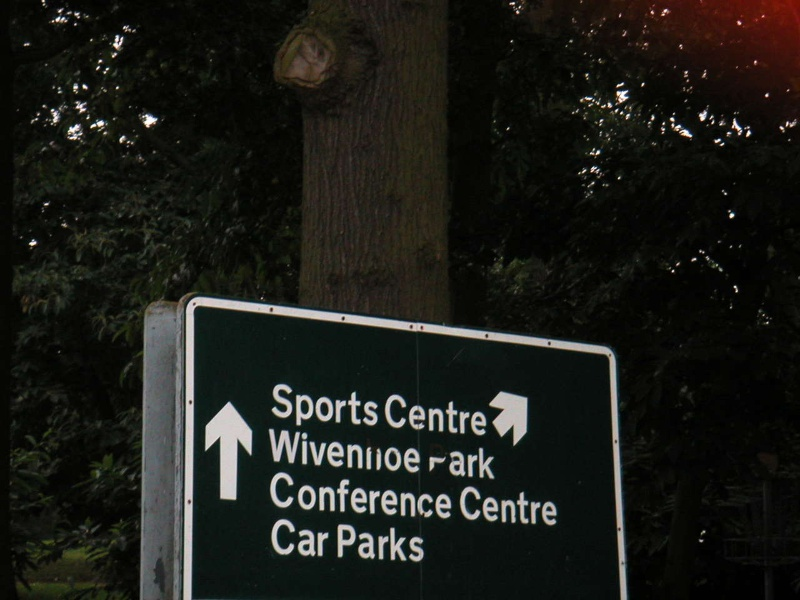
#> input picture data_resize/scenetext02.jpg, 800 x 600 px
$ python -i transformer.py   (imports and definitions only)   (Python 2 division)
#> lines starting #> are read from the running program, lines starting #| are printed output that depends on the picture; after the words box and inside, x2 and y2 are one past the last pixel; in counts of white or black regions, pixels touching at a corner belong together
import numpy as np
import cv2


# [81 lines left out: functions sliding_window, get_corner_manual, fast_features, get_corners, get_candidate_corners, not called in this run]


def get_corners_subpixel(filename):
#> called with filename = 'data_resize/scenetext02.jpg'
    img = cv2.imread(filename)
#> img is the input picture: shape (600, 800, 3); mean B, G, R 23.6, 28.4, 27.5
    gray = cv2.cvtColor(img, cv2.COLOR_BGR2GRAY)

    # find Harris corners
    gray = np.float32(gray)
    dst = cv2.cornerHarris(gray, 2, 3, 0.04)
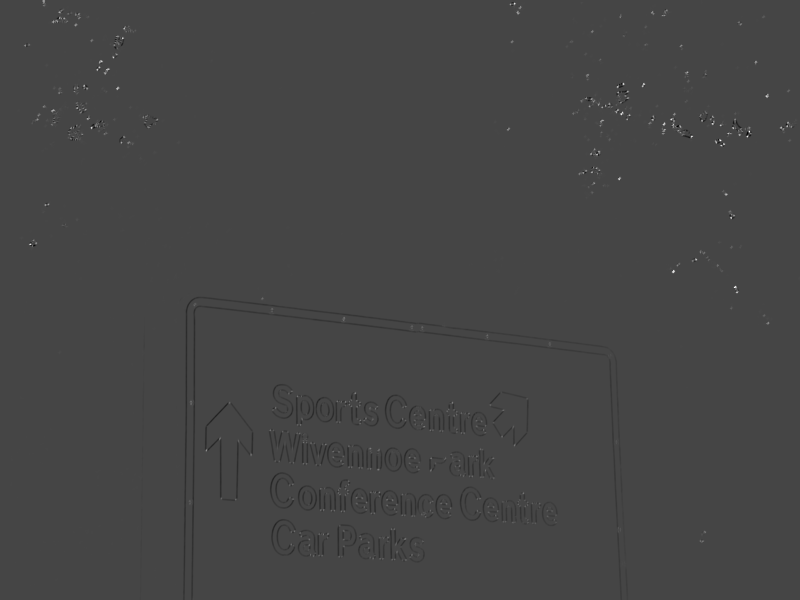
#> dst: shape (600, 800) float32; min -53634712, max 141921952, mean -131227.5; drawn with min black and max white
    dst = cv2.dilate(dst, None)
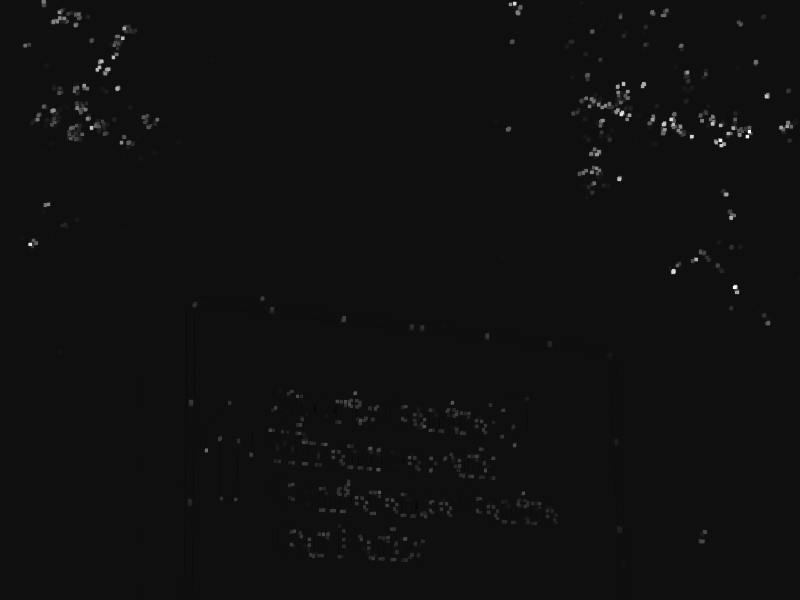
#> dst: shape (600, 800) float32; min -9181428, max 141921952, mean 591789.4; drawn with min black and max white
    ret, dst = cv2.threshold(dst, 0.01 * dst.max(), 255, 0)
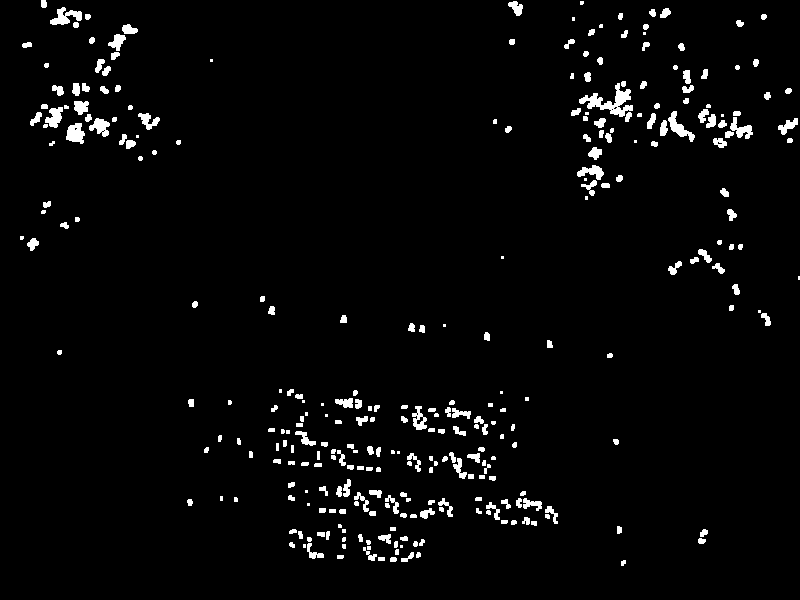
#> dst: shape (600, 800) float32; 3% white; 301 white regions (54 under 20 px), largest, box (x1, y1, x2, y2) and area: (579, 83, 633, 117) 675, (50, 7, 82, 25) 299, (668, 111, 695, 142) 285
#> ret = 1419219.5
    dst = np.uint8(dst)

    # find centroids
    ret, labels, stats, centroids = cv2.connectedComponentsWithStats(dst)
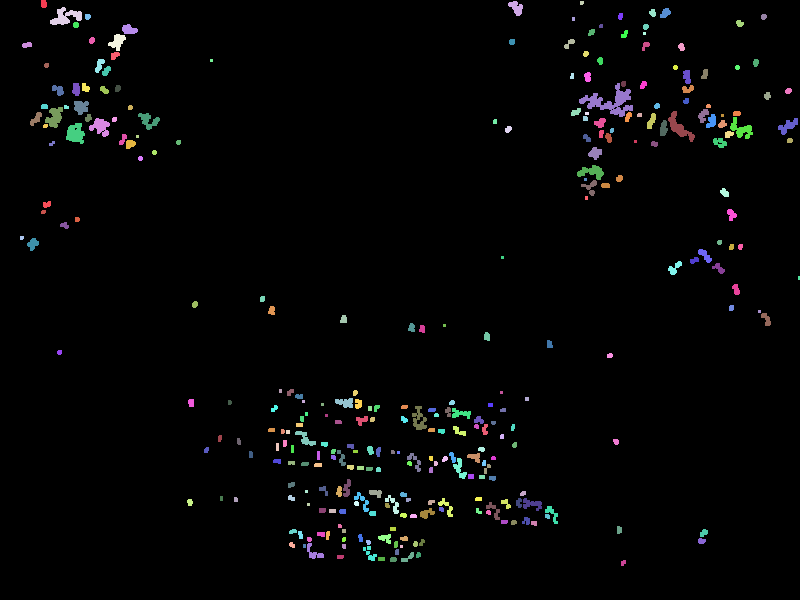
#> labels: shape (600, 800) int32; 302 distinct labels, from 0 to 301; one colour per label, 0 black
#> ret = 302; stats = 302 rows, first 6: [0, 0, 800, 600, 465439], [41, 0, 6, 8, 44], [508, 1, 15, 15, 134], [580, 1, 4, 4, 15], [50, 7, 32, 18, 299], [649, 9, 7, 8, 42]; centroids = 302 pairs, first value 21.4 to 798.5, second value 2.4 to 562.4

    # define the criteria to stop and refine the corners
    criteria = (cv2.TERM_CRITERIA_EPS + cv2.TERM_CRITERIA_MAX_ITER, 100, 0.001)
    corners = cv2.cornerSubPix(
        gray, np.float32(centroids), (5, 5), (-1, -1), criteria)
#> corners = 302 pairs, first value 20.64 to 797.1, second value 2.57 to 562.9

    # Now draw them
    res = np.hstack((centroids, corners))
#> res = 302 rows, first 6: [398.8, 300.4, 398.8, 300.4], [43.39, 3.48, 43.23, 3.74], [515.9, 7.34, 516.3, 4.5], [581.4, 2.4, 580.6, 2.57], [65.32, 16.39, 62.8, 17.56], [652.3, 12.48, 651.5, 11.82]
    res = np.int0(res)
#> res = 302 rows, first 6: [398, 300, 398, 300], [43, 3, 43, 3], [515, 7, 516, 4], [581, 2, 580, 2], [65, 16, 62, 17], [652, 12, 651, 11]
    img[res[:, 1], res[:, 0]] = [0, 0, 255]
    img[res[:, 3], res[:, 2]] = [0, 255, 0]
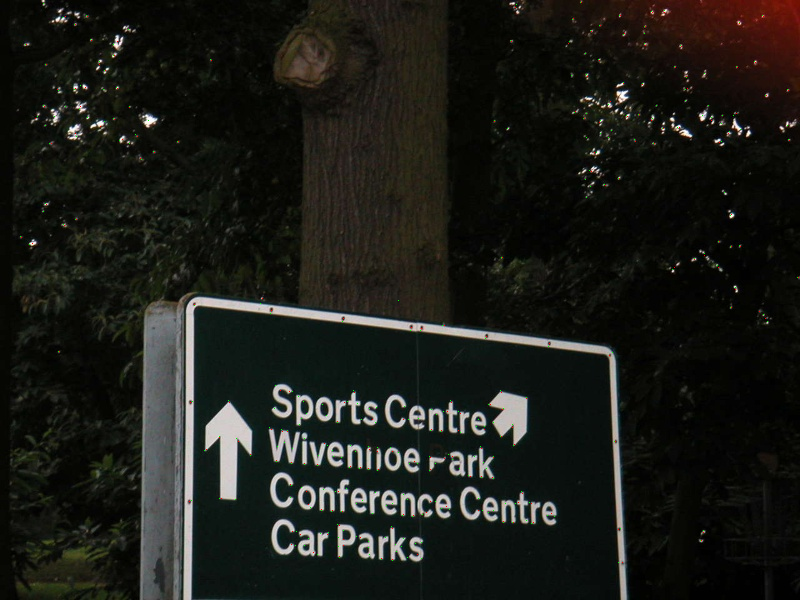
#> img: shape (600, 800, 3); mean B, G, R 23.5, 28.5, 27.5

    cv2.imwrite(filename.replace('.jpg', '_corner_sub.jpg'), img)


def get_image_pyramids(image):
    pass


# [58 lines left out: functions order_points, four_point_transform, not called in this run]


# [27 lines not run here, left out]
# [8 lines of commented-out code are left out]

>>> result = get_corners_subpixel('data_resize/scenetext02.jpg')

$ run again, on data_resize/scenetext01.jpg
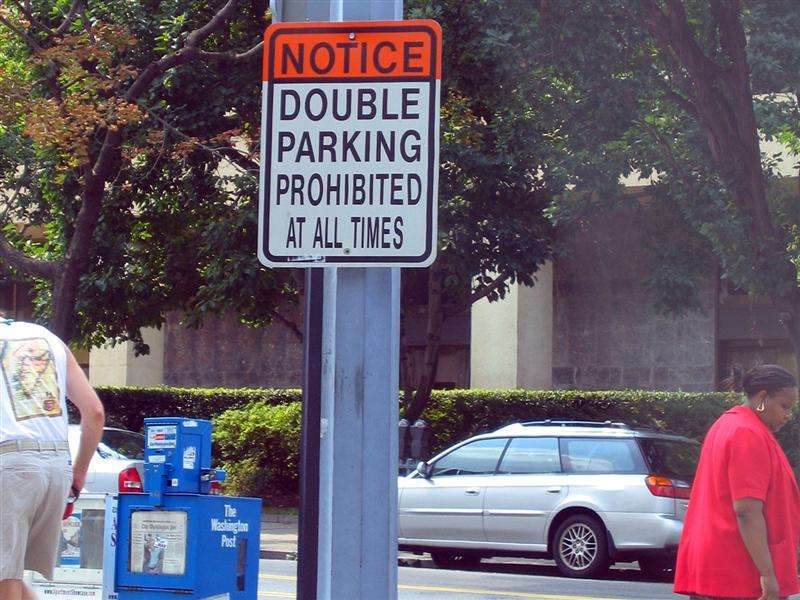
#> input picture data_resize/scenetext01.jpg, 800 x 600 px
#> in get_corners_subpixel, img is the input picture: shape (600, 800, 3); mean B, G, R 108.1, 94.7, 105.4
#> in get_corners_subpixel, `ret, dst = cv2.threshold(dst, 0.01 * dst.max(), 255, 0)`:
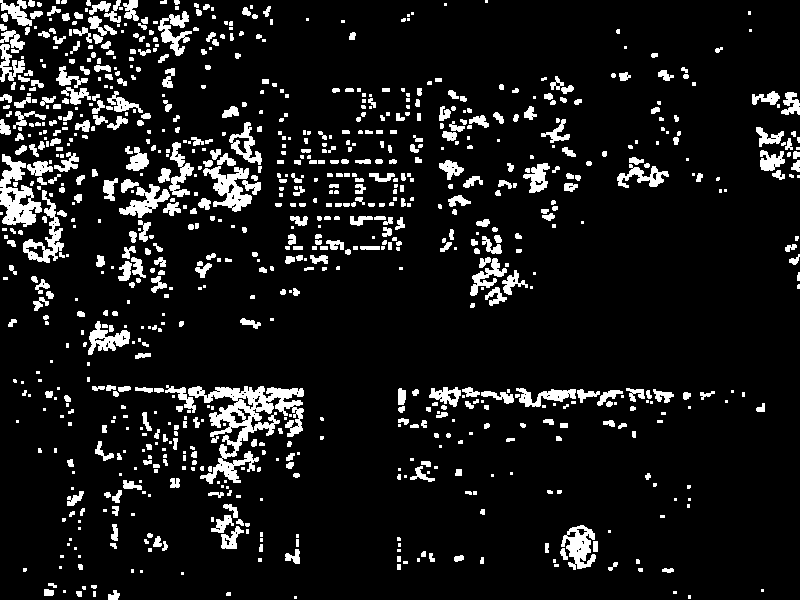
#> dst: shape (600, 800) float32; 9.8% white; 888 white regions (401 under 20 px), largest, box (x1, y1, x2, y2) and area: (188, 386, 304, 484) 3850, (0, 154, 42, 227) 1502, (203, 166, 252, 212) 1051
#> in get_corners_subpixel, `ret, dst = cv2.threshold(dst, 0.01 * dst.max(), 255, 0)`: ret = 1639660.6
#> labels: shape (600, 800) int32; 889 distinct labels, from 0 to 888
#> in get_corners_subpixel, `ret, labels, stats, centroids = cv2.connectedComponentsWithStats(dst)`: ret = 889; stats = 889 rows, first 6: [0, 0, 800, 600, 433183], [0, 0, 32, 26, 396], [28, 0, 7, 7, 41], [56, 0, 4, 4, 16], [61, 0, 6, 4, 22], [86, 0, 5, 6, 25]; centroids = 889 pairs, first value 1 to 798.1, second value 1 to 597
#> corners = 889 pairs, first value 1 to 798.1, second value 1.5 to 596.3
#> in get_corners_subpixel, `res = np.hstack((centroids, corners))`: res = 889 rows, first 6: [412.3, 305.1, 412.3, 305.1], [16.89, 11.94, 15.72, 16.13], [31.05, 3.12, 30.29, 3.56], [57.5, 1.5, 57.5, 1.5], [63.5, 1.5, 64.77, 2.72], [88.08, 2.72, 88.08, 2.72]
#> in get_corners_subpixel, `res = np.int0(res)`: res = 889 rows, first 6: [412, 305, 412, 305], [16, 11, 15, 16], [31, 3, 30, 3], [57, 1, 57, 1], [63, 1, 64, 2], [88, 2, 88, 2]
#> in get_corners_subpixel, `img[res[:, 3], res[:, 2]] = [0, 255, 0]`:
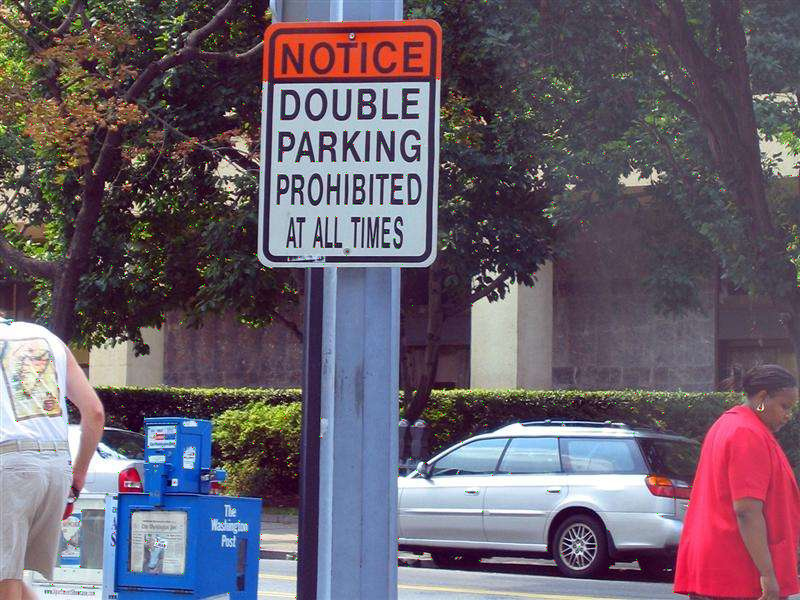
#> img: shape (600, 800, 3); mean B, G, R 107.7, 94.8, 105.3
